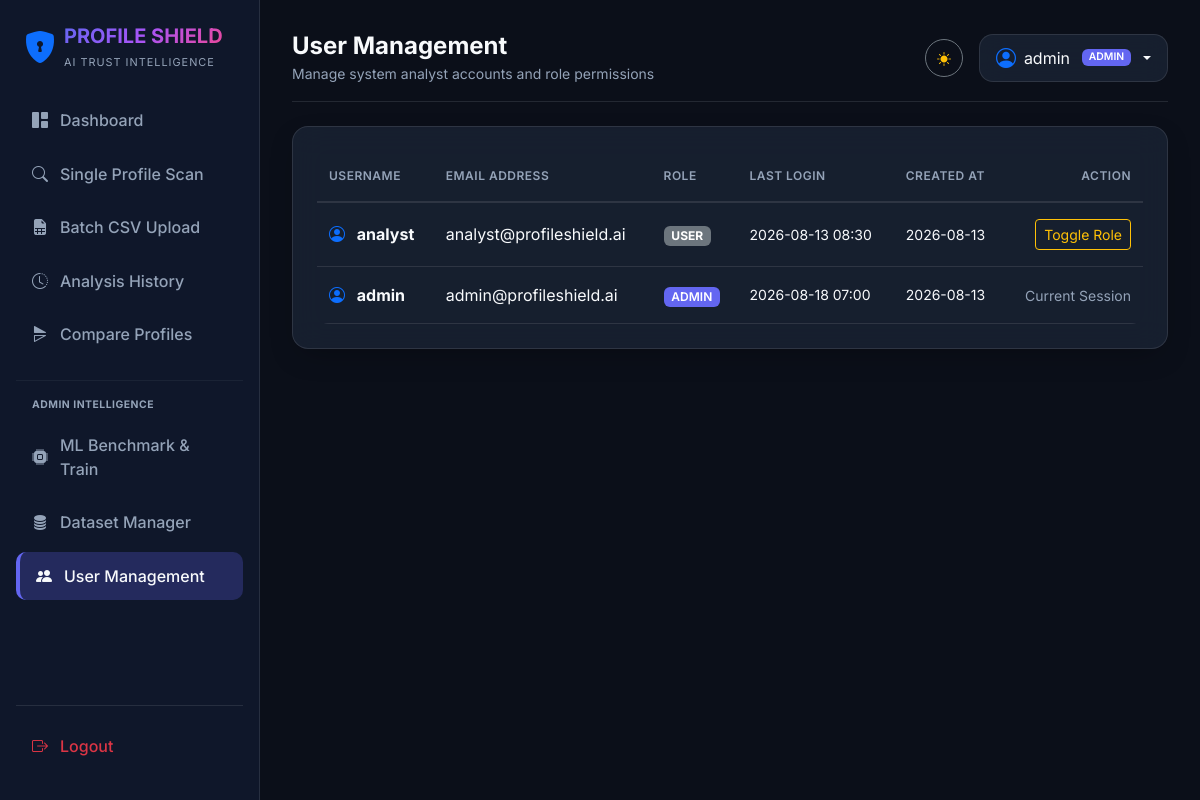
/admin/users (signed in), run on an earlier commit of the app's database.
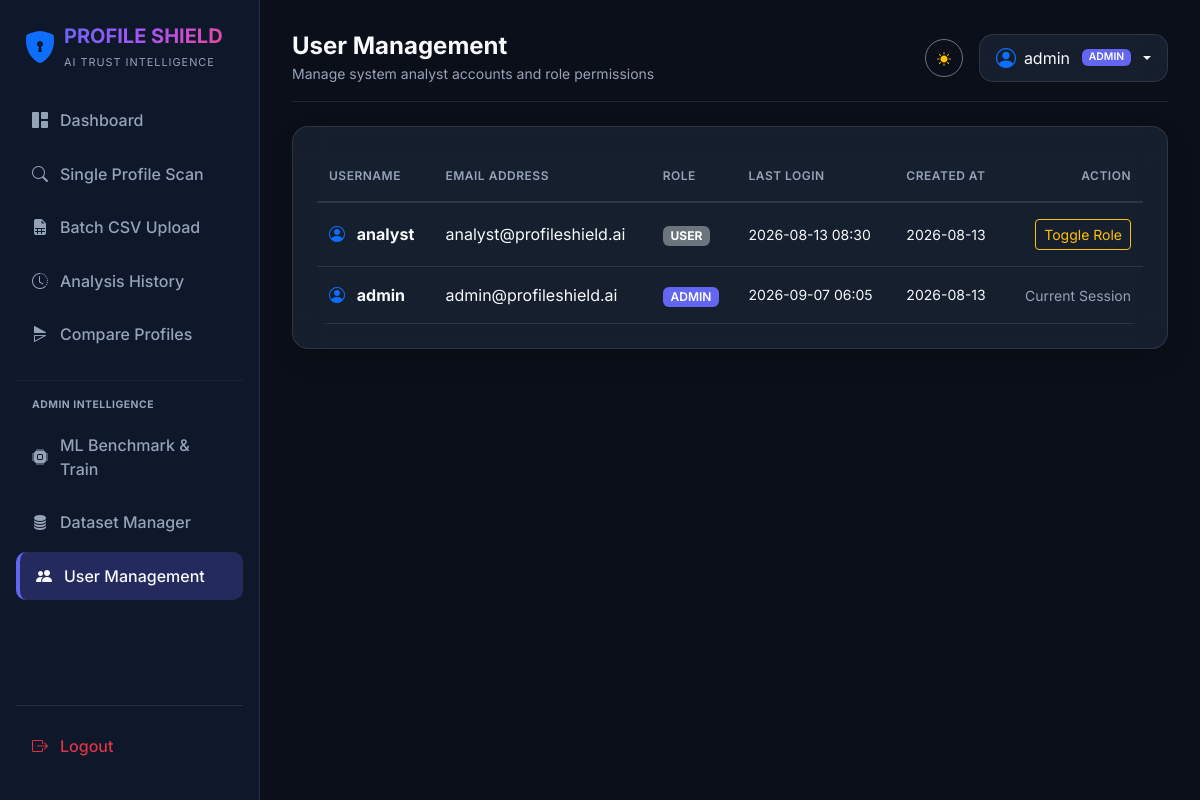
And on a later commit of the database.
### app/models/user.py (models this page shows, shortened)
class User(UserMixin, db.Model):
    __tablename__ = 'users'
    id            = db.Column(db.Integer, primary_key=True)
    username      = db.Column(db.String(64),  unique=True, nullable=False, index=True)
    email         = db.Column(db.String(120), unique=True, nullable=False, index=True)
    password_hash = db.Column(db.String(256), nullable=False)
    role          = db.Column(db.String(20),  default='user')   # 'admin' or 'user'
    is_active     = db.Column(db.Boolean, default=True)
    created_at    = db.Column(db.DateTime, default=datetime.utcnow)
    last_login    = db.Column(db.DateTime, default=datetime.utcnow)
    analyses = db.relationship(
        'ProfileAnalysis',
        backref=db.backref('author', lazy='select'),
        lazy='dynamic',
        cascade='all, delete-orphan',
        foreign_keys='ProfileAnalysis.user_id',
    )
    def is_admin(self) -> bool:
        return self.role.lower() == 'admin'

### app/routes/admin.py (the view)
@admin_bp.route('/users')
@login_required
@admin_required
def user_manager():
    users = User.query.order_by(User.created_at.desc()).all()
    return render_template('admin/users.html', users=users)

### app/templates/admin/users.html
{% extends "base.html" %}
{% block page_title %}User Management{% endblock %}
{% block page_subtitle %}Manage system analyst accounts and role permissions{% endblock %}
{% block content %}
<div class="glass-panel p-4">
    <div class="table-responsive">
        <table class="table table-dark table-hover align-middle mb-0">
            <thead>
                <tr class="text-muted small border-bottom border-secondary border-opacity-50">
                    <th>USERNAME</th>
                    <th>EMAIL ADDRESS</th>
                    <th>ROLE</th>
                    <th>LAST LOGIN</th>
                    <th>CREATED AT</th>
                    <th class="text-end">ACTION</th>
                </tr>
            </thead>
            <tbody>
                {% for u in users %}
                <tr>
                    <td class="fw-bold">
                        <i class="bi bi-person-circle text-primary me-2"></i> {{ u.username }}
                    </td>
                    <td>{{ u.email }}</td>
                    <td>
                        <span class="badge {% if u.role == 'admin' %}bg-primary{% else %}bg-secondary{% endif %}">
                            {{ u.role.upper() }}
                        </span>
                    </td>
                    <td class="text-muted small">{{ u.last_login.strftime('%Y-%m-%d %H:%M') if u.last_login else 'Never' }}</td>
                    <td class="text-muted small">{{ u.created_at.strftime('%Y-%m-%d') }}</td>
                    <td class="text-end">
                        {% if u.id != current_user.id %}
                        <form method="POST" action="{{ url_for('admin.toggle_user_role', user_id=u.id) }}" class="d-inline">
                            <button type="submit" class="btn btn-sm btn-outline-warning">
                                Toggle Role
                            </button>
                        </form>
                        {% else %}
                        <small class="text-muted">Current Session</small>
                        {% endif %}
                    </td>
                </tr>
                {% endfor %}
            </tbody>
        </table>
    </div>
</div>
{% endblock %}

### app/templates/base.html (shortened to what the changed rows need)
<!DOCTYPE html>
<html lang="en" data-theme="light">
<head>
    <link href="https://cdn.jsdelivr.net/npm/bootstrap@5.3.2/dist/css/bootstrap.min.css" rel="stylesheet">
    <link rel="stylesheet" href="https://cdn.jsdelivr.net/npm/bootstrap-icons@1.11.1/font/bootstrap-icons.css">
    <link rel="stylesheet" href="{{ url_for('static', filename='css/custom.css') }}">
</head>
<body>
    {% if current_user.is_authenticated %}
    <aside class="sidebar">
        <div class="d-flex align-items-center gap-2 mb-4 px-2">
            <i class="bi bi-shield-lock-fill fs-2 text-primary"></i>
            <div>
                <h5 class="fw-bold mb-0 gradient-text">PROFILE SHIELD</h5>
                <small class="text-muted" style="font-size: 0.68rem; letter-spacing: 1px;">AI TRUST INTELLIGENCE</small>
            </div>
        </div>
        <nav class="d-flex flex-column flex-grow-1">
            <a href="{{ url_for('dashboard.index') }}" class="nav-link-custom {% if request.endpoint == 'dashboard.index' %}active{% endif %}">
                <i class="bi bi-grid-1x2-fill"></i> Dashboard
            </a>
            <a href="{{ url_for('analysis.new_analysis') }}" class="nav-link-custom {% if request.endpoint == 'analysis.new_analysis' %}active{% endif %}">
                <i class="bi bi-search"></i> Single Profile Scan
            </a>
            <a href="{{ url_for('batch.upload_csv') }}" class="nav-link-custom {% if request.endpoint == 'batch.upload_csv' %}active{% endif %}">
                <i class="bi bi-file-earmark-spreadsheet-fill"></i> Batch CSV Upload
            </a>
            <a href="{{ url_for('batch.history') }}" class="nav-link-custom {% if request.endpoint == 'batch.history' %}active{% endif %}">
                <i class="bi bi-clock-history"></i> Analysis History
            </a>
            <a href="{{ url_for('compare.compare_profiles') }}" class="nav-link-custom {% if request.endpoint == 'compare.compare_profiles' %}active{% endif %}">
                <i class="bi bi-symmetry-horizontal"></i> Compare Profiles
            </a>
            {% if current_user.is_admin() %}
            <hr class="my-3 border-secondary border-opacity-50">
            <div class="px-3 mb-2 text-uppercase text-muted fw-bold" style="font-size: 0.65rem; letter-spacing: 0.5px;">Admin Intelligence</div>
            <a href="{{ url_for('admin.model_trainer') }}" class="nav-link-custom {% if request.endpoint == 'admin.model_trainer' %}active{% endif %}">
                <i class="bi bi-cpu-fill"></i> ML Benchmark & Train
            </a>
            <a href="{{ url_for('admin.datasets') }}" class="nav-link-custom {% if request.endpoint == 'admin.datasets' %}active{% endif %}">
                <i class="bi bi-database-fill"></i> Dataset Manager
            </a>
            <a href="{{ url_for('admin.user_manager') }}" class="nav-link-custom {% if request.endpoint == 'admin.user_manager' %}active{% endif %}">
                <i class="bi bi-people-fill"></i> User Management
            </a>
            {% endif %}
            <div class="mt-auto pt-3 border-top border-secondary border-opacity-25">
                <a href="{{ url_for('auth.logout') }}" class="nav-link-custom text-danger">
                    <i class="bi bi-box-arrow-right"></i> Logout
                </a>
            </div>
        </nav>
    </aside>
    <main class="main-content">
        <header class="d-flex justify-content-between align-items-center mb-4 pb-3 border-bottom border-secondary border-opacity-25">
            <div class="d-flex align-items-center gap-3">
                <div>
                    <h4 class="fw-bold mb-0">{% block page_title %}Dashboard{% endblock %}</h4>
                    <small class="text-muted">{% block page_subtitle %}Next Generation Social Profile Trust Intelligence Platform{% endblock %}</small>
                </div>
            </div>
            <div class="d-flex align-items-center gap-3">
                <button id="themeToggleBtn" class="btn btn-outline-secondary btn-sm rounded-circle" style="width:38px; height:38px;" title="Toggle Dark/Light Mode">
                    <i class="bi bi-sun-fill text-warning"></i>
                </button>
                <div class="dropdown">
                    <button class="btn glass-card dropdown-toggle d-flex align-items-center gap-2 px-3 py-2" type="button" data-bs-toggle="dropdown" aria-expanded="false">
                        <i class="bi bi-person-circle fs-5 text-primary"></i>
                        <span>{{ current_user.username }}</span>
                        <span class="badge bg-primary ms-1" style="font-size:0.65rem;">{{ current_user.role.upper() }}</span>
                    </button>
                </div>
            </div>
        </header>
        {% block content %}{% endblock %}
    </main>
    {% else %}
    <main class="container d-flex flex-column align-items-center justify-content-center min-vh-100 py-4">
        {% block auth_content %}{% endblock %}
    </main>
    {% endif %}
</body>
</html>

What changed in the data, as far as the page shows it:
changed User "admin": last_login "2026-08-18 07:00" → "2026-09-07 06:05"
